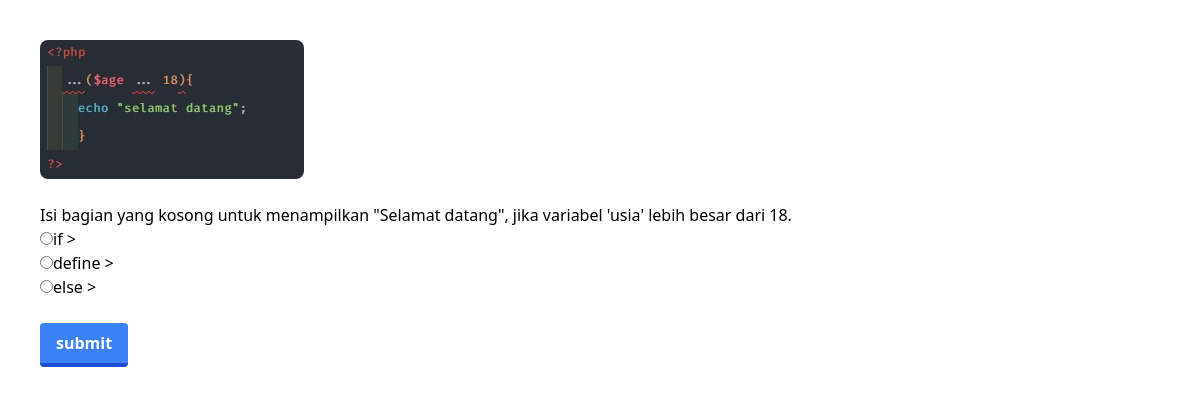
The page /codingku/php/structures1.1/question.php?n=30 on the database its author committed.
### tables this page shows
CREATE TABLE `questions` (
  `question_number` int(11) NOT NULL,
  `question_text` text NOT NULL,
  `question_image` varchar(255) NOT NULL
);

CREATE TABLE `options` (
  `id` int(11) NOT NULL,
  `question_number` int(11) NOT NULL,
  `is_correct` tinyint(1) NOT NULL DEFAULT 0,
  `coption` text NOT NULL
);

### codingku/php/structures1.1/question.php (the view, shortened to what this page needs)
<?php
include '../../koneksi.php';
$number = $_GET['n'];
$query = "SELECT * FROM questions WHERE question_number = $number";
$result = mysqli_query($conn, $query);
$question = mysqli_fetch_assoc($result);
$query = "SELECT * FROM options WHERE question_number = $number";
$choices = mysqli_query($conn, $query);
?>
<html>
<head>
  <script src="https://cdn.tailwindcss.com"></script>
</head>
<body>
  <main>
    <div class="m-10">
      <img class="rounded-lg" src="gambar/<?php echo $question['question_image']; ?>"><br>
      <p class="question"><?php echo $question['question_text']; ?> </p>
      <form method="POST" action="process.php">
        <ul class="choicess">
          <?php while ($row = mysqli_fetch_assoc($choices)) { ?>
            <li><input type="radio" name="choice" value="<?php echo $row['id']; ?>" required><?php echo $row['coption']; ?></li>
          <?php } ?>
        </ul>
        <br>
        <button class="bg-blue-500 hover:bg-blue-400 text-white font-bold py-2 px-4 border-b-4 border-blue-700 hover:border-blue-500 rounded" name="submit" value="submit">submit</button>
      </form>
    </div>
  </main>
</body>
</html>

### rows shown on the page
questions: question_image (picture), question_text "Isi bagian yang kosong untuk menampilkan \"Selamat datang\", jika variabel 'usia' lebih besar dari 18."
options: coption "if >"
options: coption "define >"
options: coption "else >"
